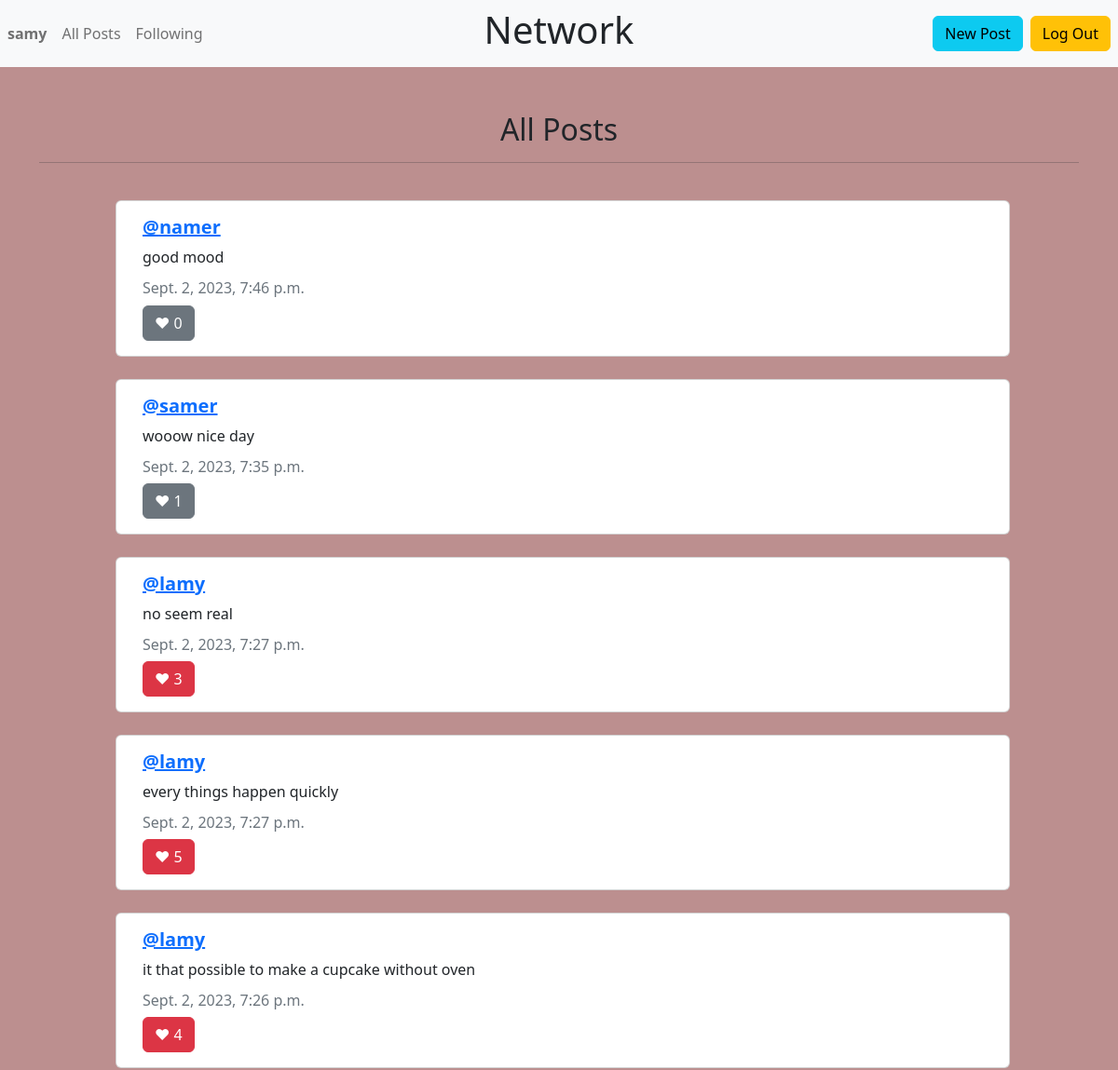
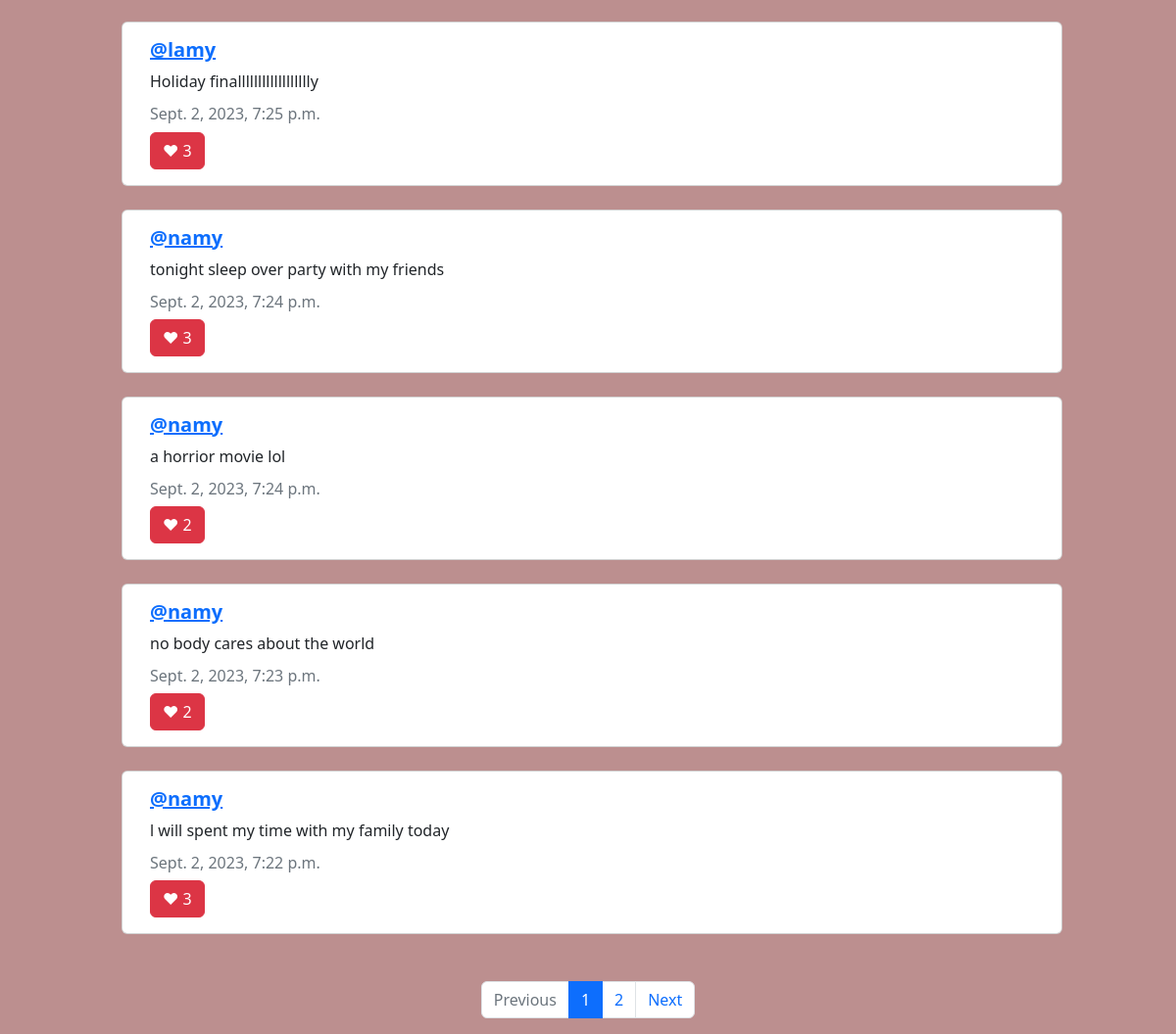
Screenshot of /allPosts (signed in) with the database file from the repository (2 pictures, top to bottom).
### network/models.py (models this page shows, shortened)
class User(AbstractUser):
    pass

class Post(models.Model):
    author = models.ForeignKey(User, on_delete=models.CASCADE)
    postText = models.CharField(max_length=255)
    posted = models.DateTimeField(auto_now_add=True)
    like = models.ManyToManyField(User, blank=True, related_name="likes")

### network/views.py (the view)
# urls.py: path("allPosts", views.allPosts, name="allPosts"),
@login_required
def allPosts(request):
    posts = Post.objects.all().order_by('-posted')
    paginator = Paginator(posts, 10)
    page_number = request.GET.get('page')
    page_obj = paginator.get_page(page_number)
    return render(request, "network/allPosts.html", {
        "page_obj": page_obj
    })

### network/templates/network/allPosts.html (shortened to what this page needs)
{% extends "network/layout.html" %}
{% block body %}
<br>
<h2 class="text-center ">All Posts</h2>
<hr>
<br>
<div class="container">
{% for post in page_obj %}
<div class="row justify-content-center mb-4">
    <div class="ms-2 card" style="width: 60rem" data-id="{{post.id}}";>
        <div class="card-body rounded">
            <h5 class="card-title"><a href="{% url 'profile' user_id=post.author.id%}"><b>@{{ post.author}}</b></h5></a>
            <p class="card-text" id="postText">{{post.postText}}</p>
            <h6 class="card-subtitle mb-2 text-muted">{{post.posted}}</h6>
            {% if user.username in post.like.all|stringformat:'s' %}
            <button class="btn btn-danger float-left" id="follower">&hearts;&nbsp;<span id="number">{{ post.like.all.count }}</span></button>
            {% else %}
            <button class="btn btn-secondary float-left" id="follower">&hearts;&nbsp;<span id="number">{{ post.like.all.count }}</span></button>
            {% endif %}
        </div>
    </div>
    <br>
</div>
{% endfor %}
<br>
<nav aria-label="Page">
    <ul class="pagination justify-content-center">
        {% if page_obj.has_previous %}
        <li class="page-item">
            <a class="page-link" href="?page={{ page_obj.previous_page_number }}">Previous</a>
        </li>
        {% else %}
        <li class="page-item disabled">
            <a class="page-link" href="#" tabindex="-1" aria-disabled="True">Previous</a>
        </li>
        {% endif %}
        {% for i in page_obj.paginator.page_range %}
        {% if page_obj.number == i %}
        <li class="page-item active" aria-current="page">
            <span class="page-link">
            {{ i }}
            </span>
        </li>
        {% else %}
        <li class="page-item"><a class="page-link" href="?page={{ i }}">{{ i }}</a></li>
        {% endif %}
        {% endfor %}
        {% if page_obj.has_next %}
        <li class="page-item">
            <a class="page-link" href="?page={{ page_obj.next_page_number }}">Next</a>
        </li>
        {% else %}
        <li class="page-item disabled">
            <a class="page-link" href="#" tabindex="-1" aria-disabled="True">Next</a>
        </li>
        {% endif %}
    </ul>
</nav>
{% endblock %}

### network/templates/network/layout.html (shortened to what this page needs)
{% load static %}
<!DOCTYPE html>
<html lang="en">
<head>
    <link href="https://cdn.jsdelivr.net/npm/bootstrap@5.2.3/dist/css/bootstrap.min.css" rel="stylesheet">
    <link rel="stylesheet" href="{% static 'network/styles.css' %}"/>
</head>
<body>
    <nav class="navbar navbar-expand-md navbar-light bg-light">
    <div class="navbar-collapse collapse w-100 order-1 order-md-0 dual-collapse2">
    <ul class="navbar-nav mr-auto">
        {% if user.is_authenticated %}
        <li class="nav-item active">
            <a class="nav-link" href="{% url 'profile' user_id=user.id%}"><strong>{{ user.username }}</strong></a>
        </li>
        <li class="nav-item">
            <a class="nav-link" href="{% url 'allPosts' %}">All Posts</a>
        </li>
        <li class="nav-item">
            <a class="nav-link" href="{% url 'following' %}">Following</a>
        </li>
        {% endif %}
    </ul>
    </div>
    <div class="mx-auto order-0">
    <h1>Network</h1>
    </div>
    <div class="navbar-collapse collapse w-100 order-3 dual-collapse2">
        <ul class="navbar-nav ms-auto">
        {% if user.is_authenticated %}
        <li class="nav-item">
            <a class="btn btn-info me-2" href="{% url 'post' %}" role="button"> New Post</a>
        </li>
        <li class="nav-item">
            <a class="btn btn-warning me-2" href="{% url 'logout' %}" role="button"> Log Out</a>
        </li>
        {% endif %}
    </ul>
    </div>
</nav>
<div class="body">
    <div class="container">
    <br>
    {% block body %}
    {% endblock %}
</div>
</body>
</html>

### network/static/network/styles.css (style rules this page uses)
body { background-color:rosybrown }

### rows the page displays
User: username "samy"
Post: author "namer", postText "good mood", posted "Sept. 2, 2023, 7:46 p.m.", like.all.count "0"
Post: author "samer", postText "wooow nice day", posted "Sept. 2, 2023, 7:35 p.m.", like.all.count "1"
Post: author "lamy", postText "no seem real", posted "Sept. 2, 2023, 7:27 p.m.", like.all.count "3"
Post: author "lamy", postText "every things happen quickly", posted "Sept. 2, 2023, 7:27 p.m.", like.all.count "5"
Post: author "lamy", postText "it that possible to make a cupcake without oven", posted "Sept. 2, 2023, 7:26 p.m.", like.all.count "4"
Post: author "lamy", postText "Holiday finalllllllllllllllllly", posted "Sept. 2, 2023, 7:25 p.m.", like.all.count "3"
Post: author "namy", postText "tonight sleep over party with my friends", posted "Sept. 2, 2023, 7:24 p.m.", like.all.count "3"
Post: author "namy", postText "a horrior movie lol", posted "Sept. 2, 2023, 7:24 p.m.", like.all.count "2"
Post: author "namy", postText "no body cares about the world", posted "Sept. 2, 2023, 7:23 p.m.", like.all.count "2"
Post: author "namy", postText "l will spent my time with my family today", posted "Sept. 2, 2023, 7:22 p.m.", like.all.count "3"

### other values shown
{{ i }} "1"
{{ i }} "2"
